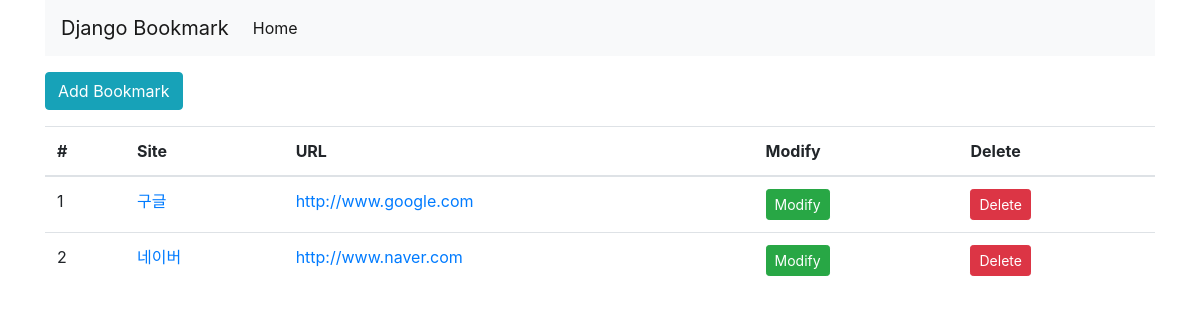
The app's page /bookmark/, older data.
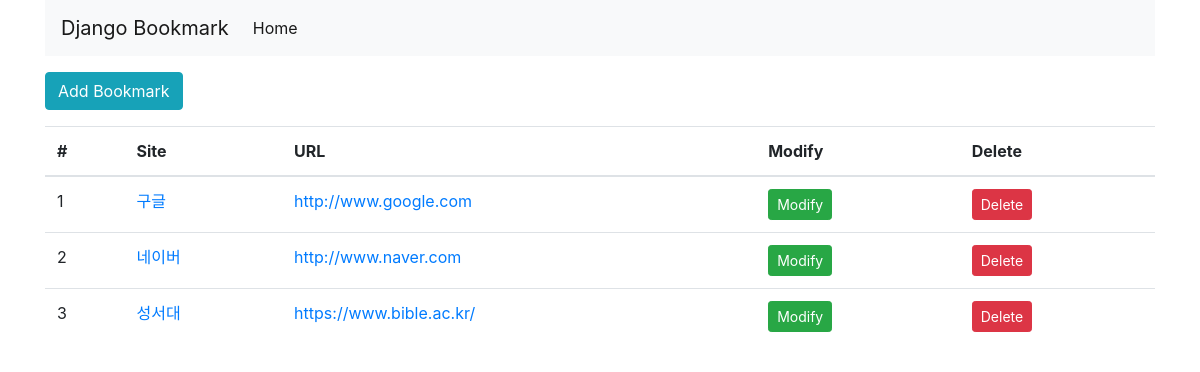
The same page, newer data.
### bookmark/models.py (models this page shows, shortened)
class Bookmark(models.Model):
    site_name = models.CharField(max_length=100)
    url = models.URLField('Site URL')

### bookmark/views.py (the view)
# urls.py: path('', BookmarkListView.as_view(), name='list'),
class BookmarkListView(ListView):
    model = Bookmark
    paginate_by = 6

### bookmark/templates/bookmark/bookmark_list.html (shortened to what this page needs)
{% extends 'base.html' %}
{% block content %}
<div class="btn-group">
        <a href="{% url 'add' %}" class="btn btn-info">Add Bookmark</a>
    </div>
    <table class="table">
        <thead>
            <tr>
                <th scope="col">#</th>
                <th scope="col">Site</th>
                <th scope="col">URL</th>
                <th scope="col">Modify</th>
                <th scope="col">Delete</th>
            </tr>
        </thead>
        <tbody>
            {% for bookmark in object_list %}
                <tr>
                    <td>{{forloop.counter}}</td>
                    <td><a href="{% url 'detail' pk=bookmark.id %}">{{bookmark.site_name}}</a></td>
                    <td><a href="{{bookmark.url}}" target="_blank">{{bookmark.url}}</a></td>
                    <td><a href="{% url 'update' pk=bookmark.id %}" class="btn btn-success btn-sm">Modify</a></td>
                    <td><a href="{% url 'delete' pk=bookmark.id %}" class="btn btn-danger btn-sm">Delete</a></td>
                </tr>
            {% endfor %}
        </tbody>
    </table>
{% endblock %}

Row changes from the older to the newer data that the page shows:
added Bookmark: site_name "성서대", url "https://www.bible.ac.kr/"
